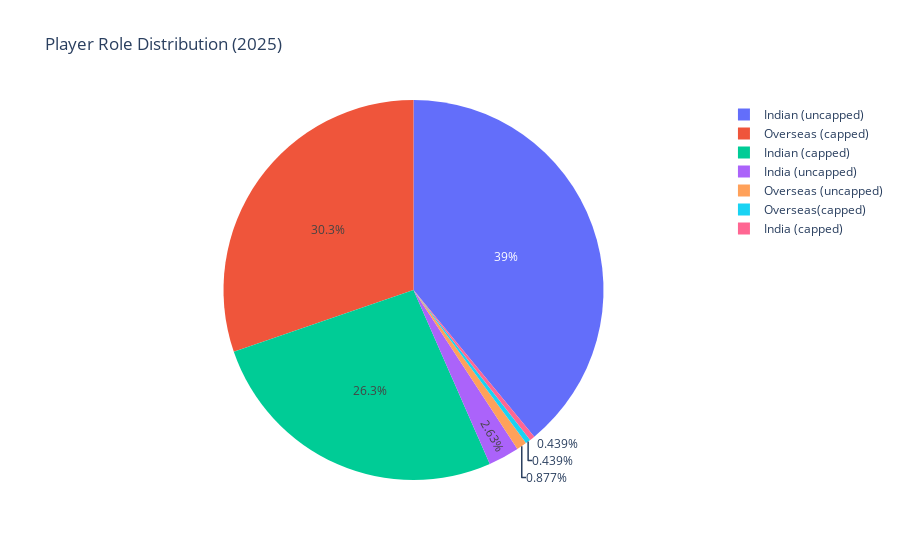

Here is the notebook cell this chart was saved with:
### Markdown cell above
#### Role Distribution

### Code cell
if 'Type' in df.columns:
    fig = px.pie(df, names='Type', title='Player Role Distribution (2025)')
    fig.show()

### Figure 1 — Plotly figure (JSON) as saved in the notebook; plotly's stock layout.template omitted (floating-point values rounded to 4 significant figures; data arrays with more than 128 entries replaced by an {"elided": "..."} marker saying what was removed)
{"data": [{"domain": {"x": [0, 1], "y": [0, 1]}, "hovertemplate": "Type=%{label}<extra></extra>", "labels": {"elided": "228 str values"}, "legendgroup": "", "name": "", "showlegend": true, "type": "pie"}], "layout": {"legend": {"tracegroupgap": 0}, "title": {"text": "Player Role Distribution (2025)"}}}
